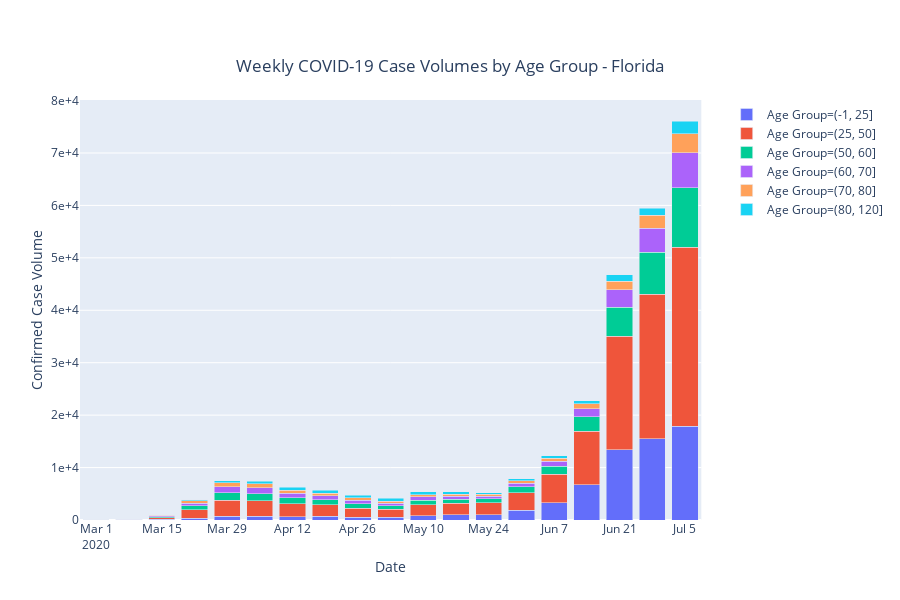

This figure's notebook cell:
### Code cell
#1A Case volumes by age group and reported date - Plot

df2 = df.groupby(['DateWeek','binned']).agg({'Case1':'count'}).reset_index()

fig = px.bar(df2,
             x="DateWeek",
             y="Case1",
             color='binned',
             barmode='stack',
             labels = {'DateWeek':'Date','Case1':'Confirmed Case Volume','binned':'Age Group'},
             title={
                'text': "Weekly COVID-19 Case Volumes by Age Group - Florida",
                'y':0.9,
                'x':0.5,
                'xanchor': 'center',
                'yanchor': 'top'})

fig.update_yaxes(tickformat = ',.0')
fig.update_traces(hovertemplate=None)
fig.update_layout(hovermode="x")
config = {'responsive': False}

fig.show()
py.plot(fig, filename = 'Weekly COVID-19 Case Volumes by Age Group - Florida', auto_open=False, conifg=config)

### Figure 1 — Plotly figure (JSON) as saved in the notebook; plotly's stock layout.template omitted (floating-point values rounded to 4 significant figures)
{"data": [{"alignmentgroup": "True", "hoverlabel": {"namelength": 0}, "legendgroup": "Age Group=(-1, 25]", "marker": {"color": "#636efa"}, "name": "Age Group=(-1, 25]", "offsetgroup": "Age Group=(-1, 25]", "orientation": "v", "showlegend": true, "textposition": "auto", "type": "bar", "x": ["2020-03-01T00:00:00", "2020-03-08T00:00:00", "2020-03-15T00:00:00", "2020-03-22T00:00:00", "2020-03-29T00:00:00", "2020-04-05T00:00:00", "2020-04-12T00:00:00", "2020-04-19T00:00:00", "2020-04-26T00:00:00", "2020-05-03T00:00:00", "2020-05-10T00:00:00", "2020-05-17T00:00:00", "2020-05-24T00:00:00", "2020-05-31T00:00:00", "2020-06-07T00:00:00", "2020-06-14T00:00:00", "2020-06-21T00:00:00", "2020-06-28T00:00:00", "2020-07-05T00:00:00"], "xaxis": "x", "y": [1, 18, 119, 370, 710, 720, 636, 722, 553, 504, 790, 988, 989, 1828, 3272, 6679, 13387, 15532, 17868], "yaxis": "y"}, {"alignmentgroup": "True", "hoverlabel": {"namelength": 0}, "legendgroup": "Age Group=(25, 50]", "marker": {"color": "#EF553B"}, "name": "Age Group=(25, 50]", "offsetgroup": "Age Group=(25, 50]", "orientation": "v", "showlegend": true, "textposition": "auto", "type": "bar", "x": ["2020-03-01T00:00:00", "2020-03-08T00:00:00", "2020-03-15T00:00:00", "2020-03-22T00:00:00", "2020-03-29T00:00:00", "2020-04-05T00:00:00", "2020-04-12T00:00:00", "2020-04-19T00:00:00", "2020-04-26T00:00:00", "2020-05-03T00:00:00", "2020-05-10T00:00:00", "2020-05-17T00:00:00", "2020-05-24T00:00:00", "2020-05-31T00:00:00", "2020-06-07T00:00:00", "2020-06-14T00:00:00", "2020-06-21T00:00:00", "2020-06-28T00:00:00", "2020-07-05T00:00:00"], "xaxis": "x", "y": [1, 34, 348, 1612, 3061, 2906, 2499, 2169, 1720, 1576, 2127, 2238, 2289, 3388, 5478, 10284, 21637, 27503, 34181], "yaxis": "y"}, {"alignmentgroup": "True", "hoverlabel": {"namelength": 0}, "legendgroup": "Age Group=(50, 60]", "marker": {"color": "#00cc96"}, "name": "Age Group=(50, 60]", "offsetgroup": "Age Group=(50, 60]", "orientation": "v", "showlegend": true, "textposition": "auto", "type": "bar", "x": ["2020-03-01T00:00:00", "2020-03-08T00:00:00", "2020-03-15T00:00:00", "2020-03-22T00:00:00", "2020-03-29T00:00:00", "2020-04-05T00:00:00", "2020-04-12T00:00:00", "2020-04-19T00:00:00", "2020-04-26T00:00:00", "2020-05-03T00:00:00", "2020-05-10T00:00:00", "2020-05-17T00:00:00", "2020-05-24T00:00:00", "2020-05-31T00:00:00", "2020-06-07T00:00:00", "2020-06-14T00:00:00", "2020-06-21T00:00:00", "2020-06-28T00:00:00", "2020-07-05T00:00:00"], "xaxis": "x", "y": [2, 17, 173, 709, 1390, 1401, 1150, 977, 800, 650, 879, 772, 775, 1106, 1510, 2728, 5594, 7993, 11358], "yaxis": "y"}, {"alignmentgroup": "True", "hoverlabel": {"namelength": 0}, "legendgroup": "Age Group=(60, 70]", "marker": {"color": "#ab63fa"}, "name": "Age Group=(60, 70]", "offsetgroup": "Age Group=(60, 70]", "orientation": "v", "showlegend": true, "textposition": "auto", "type": "bar", "x": ["2020-03-01T00:00:00", "2020-03-08T00:00:00", "2020-03-15T00:00:00", "2020-03-22T00:00:00", "2020-03-29T00:00:00", "2020-04-05T00:00:00", "2020-04-12T00:00:00", "2020-04-19T00:00:00", "2020-04-26T00:00:00", "2020-05-03T00:00:00", "2020-05-10T00:00:00", "2020-05-17T00:00:00", "2020-05-24T00:00:00", "2020-05-31T00:00:00", "2020-06-07T00:00:00", "2020-06-14T00:00:00", "2020-06-21T00:00:00", "2020-06-28T00:00:00", "2020-07-05T00:00:00"], "xaxis": "x", "y": [5, 35, 158, 538, 1171, 1150, 851, 711, 654, 487, 630, 560, 523, 723, 976, 1550, 3266, 4662, 6660], "yaxis": "y"}, {"alignmentgroup": "True", "hoverlabel": {"namelength": 0}, "legendgroup": "Age Group=(70, 80]", "marker": {"color": "#FFA15A"}, "name": "Age Group=(70, 80]", "offsetgroup": "Age Group=(70, 80]", "orientation": "v", "showlegend": true, "textposition": "auto", "type": "bar", "x": ["2020-03-01T00:00:00", "2020-03-08T00:00:00", "2020-03-15T00:00:00", "2020-03-22T00:00:00", "2020-03-29T00:00:00", "2020-04-05T00:00:00", "2020-04-12T00:00:00", "2020-04-19T00:00:00", "2020-04-26T00:00:00", "2020-05-03T00:00:00", "2020-05-10T00:00:00", "2020-05-17T00:00:00", "2020-05-24T00:00:00", "2020-05-31T00:00:00", "2020-06-07T00:00:00", "2020-06-14T00:00:00", "2020-06-21T00:00:00", "2020-06-28T00:00:00", "2020-07-05T00:00:00"], "xaxis": "x", "y": [5, 13, 110, 446, 764, 695, 579, 499, 482, 389, 436, 379, 322, 408, 532, 891, 1692, 2421, 3608], "yaxis": "y"}, {"alignmentgroup": "True", "hoverlabel": {"namelength": 0}, "legendgroup": "Age Group=(80, 120]", "marker": {"color": "#19d3f3"}, "name": "Age Group=(80, 120]", "offsetgroup": "Age Group=(80, 120]", "orientation": "v", "showlegend": true, "textposition": "auto", "type": "bar", "x": ["2020-03-01T00:00:00", "2020-03-08T00:00:00", "2020-03-15T00:00:00", "2020-03-22T00:00:00", "2020-03-29T00:00:00", "2020-04-05T00:00:00", "2020-04-12T00:00:00", "2020-04-19T00:00:00", "2020-04-26T00:00:00", "2020-05-03T00:00:00", "2020-05-10T00:00:00", "2020-05-17T00:00:00", "2020-05-24T00:00:00", "2020-05-31T00:00:00", "2020-06-07T00:00:00", "2020-06-14T00:00:00", "2020-06-21T00:00:00", "2020-06-28T00:00:00", "2020-07-05T00:00:00"], "xaxis": "x", "y": [0, 6, 60, 216, 393, 551, 534, 605, 558, 497, 526, 421, 309, 401, 489, 617, 1192, 1395, 2423], "yaxis": "y"}], "layout": {"barmode": "stack", "height": 600, "hovermode": "x", "legend": {"tracegroupgap": 0}, "title": {"text": "Weekly COVID-19 Case Volumes by Age Group - Florida", "x": 0.5, "xanchor": "center", "y": 0.9, "yanchor": "top"}, "xaxis": {"anchor": "y", "domain": [0, 0.98], "title": {"text": "Date"}}, "yaxis": {"anchor": "x", "domain": [0, 1], "tickformat": ",.0", "title": {"text": "Confirmed Case Volume"}}}}
